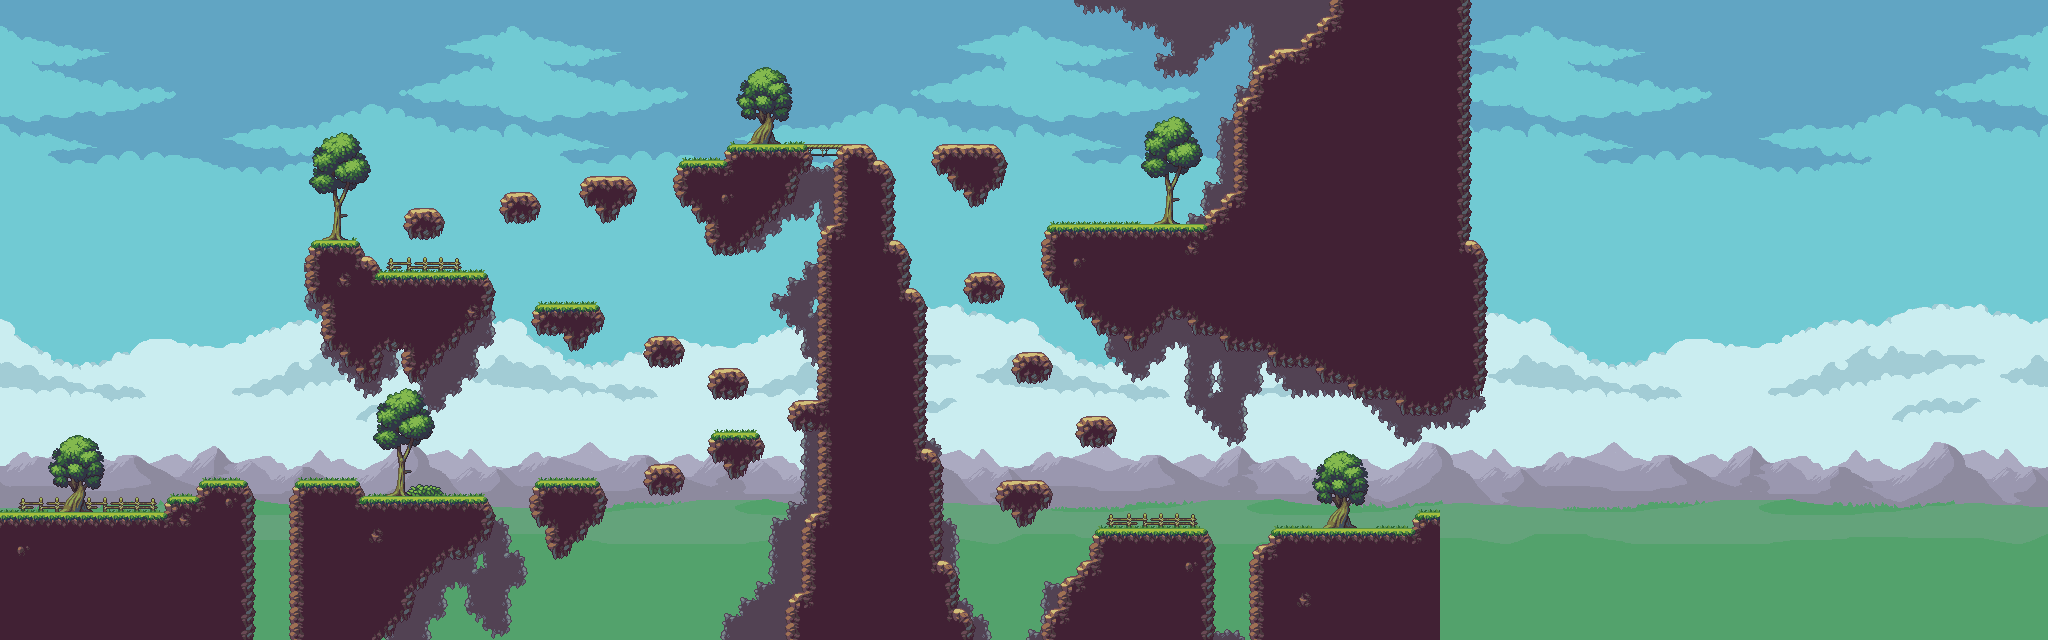

Rendered tile map (Tiled .tmx) drawn with the repository's tilesets; below, a short description and the map source with its tile grids summarised:
An orthogonal 128x40 tile map with 16x16 px tiles, 6 tile layers (Sky, Clouds, Mountains, Details, ...) and 99 objects.

<map version="1.2" tiledversion="1.2.4" orientation="orthogonal" renderorder="right-down" width="128" height="40" tilewidth="16" tileheight="16" infinite="0" nextlayerid="31" nextobjectid="164">
 <tileset firstgid="1" name="Tilesets" tilewidth="16" tileheight="16" tilecount="1664" columns="32">
  <image source="Tilesets.png" width="512" height="840" />
  <terraintypes>
   <terrain name="ground" tile="-1" />
   <terrain name="rock" tile="-1" />
  </terraintypes>
  <tile id="0" terrain=",,,0" />
  <tile id="1" terrain=",,0,0" />
  <tile id="2" terrain=",,0," />
  <tile id="4" terrain="0,0,0," />
  <tile id="5" terrain="0,0,,0" />
  <tile id="32" terrain=",0,,0" />
  <tile id="33" terrain="0,0,0,0" />
  <tile id="34" terrain="0,,0," />
  <tile id="64" terrain=",0,," />
  <tile id="65" terrain="0,0,," />
  <tile id="66" terrain="0,,," />
  <tile id="68" terrain="0,,0,0" />
  <tile id="69" terrain=",0,0,0" />
  <tile id="96" terrain=",,,1" />
  <tile id="97" terrain=",,1,1" />
  <tile id="98" terrain=",,1," />
  <tile id="99" terrain="1,1,1," />
  <tile id="100" terrain="1,1,,1" />
  <tile id="128" terrain=",1,,1" />
  <tile id="129" terrain="1,1,1,1" />
  <tile id="130" terrain="1,,1," />
  <tile id="131" terrain="1,,1,1" />
  <tile id="132" terrain=",1,1,1" />
  <tile id="160" terrain=",1,," />
  <tile id="161" terrain="1,1,," />
  <tile id="162" terrain="1,,," />
 </tileset>
 <layer id="22" name="Sky" width="128" height="40">
  <properties>
   <property name="collision" type="bool" value="false" />
   <property name="draw" type="bool" value="true" />
   <property name="speed" type="float" value="0.4" />
  </properties>
  <data>[5120 cells, 2944 non-empty, 640 distinct tile ids]</data>
 </layer>
 <layer id="23" name="Clouds" width="128" height="40">
  <properties>
   <property name="collision" type="bool" value="false" />
   <property name="draw" type="bool" value="true" />
   <property name="speed" type="float" value="0.65" />
  </properties>
  <data>[5120 cells, 1408 non-empty, 352 distinct tile ids]</data>
 </layer>
 <layer id="24" name="Mountains" width="128" height="40">
  <properties>
   <property name="collision" type="bool" value="false" />
   <property name="draw" type="bool" value="true" />
   <property name="speed" type="float" value="0.78" />
  </properties>
  <data>[5120 cells, 1664 non-empty, 256 distinct tile ids]</data>
 </layer>
 <layer id="25" name="Details" width="128" height="40">
  <properties>
   <property name="collision" type="bool" value="false" />
   <property name="draw" type="bool" value="true" />
   <property name="speed" type="float" value="1" />
  </properties>
  <data>[5120 cells, 539 non-empty, 24 distinct tile ids]</data>
 </layer>
 <layer id="26" name="Platforms" width="128" height="40">
  <properties>
   <property name="collision" type="bool" value="false" />
   <property name="draw" type="bool" value="true" />
   <property name="speed" type="float" value="1" />
  </properties>
  <data>[5120 cells, 1300 non-empty, 16 distinct tile ids]</data>
 </layer>
 <layer id="27" name="Bridges/Trees" width="128" height="40">
  <properties>
   <property name="collision" type="bool" value="false" />
   <property name="draw" type="bool" value="true" />
   <property name="speed " type="float" value="1" />
  </properties>
  <data>[5120 cells, 326 non-empty, 62 distinct tile ids]</data>
 </layer>
 <objectgroup color="#0055ff" id="29" name="Colliders">
  <object id="3" x="584.75" y="178.25" width="46.75" height="20" />
  <object id="4" x="1" y="512" width="250.94" height="127.091" />
  <object id="5" x="168.5" y="496.091" width="83.5" height="15.4091" />
  <object id="6" x="198.25" y="485.75" width="51.75" height="10.75" />
  <object id="8" x="201.424" y="480.023" width="44.9318" height="5.22727" />
  <object id="10" x="292.878" y="480.091" width="66.7576" height="16.5151" />
  <object id="12" x="292" y="495.667" width="196.5" height="44.3333" />
  <object id="13" x="533.89" y="480.394" width="65.9886" height="14.394" />
  <object id="20" x="710.833" y="432.583" width="47.75" height="11.75" />
  <object id="21" x="707.917" y="445.042" width="56.1667" height="12.9583" />
  <object id="22" x="724.583" y="458.458" width="22.125" height="18.3333" />
  <object id="25" x="799" y="400.625" width="17.3333" height="29.3333" />
  <object id="26" x="789.333" y="405.083" width="9" height="21.5" />
  <object id="33" x="536.333" y="304.667" width="61.3333" height="25.3333" />
  <object id="34" x="567.667" y="332" width="16.3333" height="14.3333" />
  <object id="40" x="405.875" y="211.875" width="35.7083" height="14.4583" />
  <object id="41" x="409.125" y="225" width="30.625" height="11.1667" />
  <object id="44" x="305.94" y="261" width="72.5758" height="10.8182" />
  <object id="47" x="310.05" y="240.151" width="49.0408" height="16.3333" />
  <object id="50" x="680.667" y="161" width="115.333" height="19.6667" />
  <object id="51" x="727.667" y="144" width="77" height="15.6667" />
  <object id="52" x="804.697" y="144.031" width="63.3031" height="12.3031" />
  <object id="53" x="676" y="180" width="33.3333" height="12.6667" />
  <object id="54" x="681.667" y="194.667" width="32.6667" height="9.33333" />
  <object id="55" x="694.667" y="207.667" width="24" height="12.6667" />
  <object id="56" x="707.333" y="224.333" width="30.6667" height="22" />
  <object id="58" x="871.333" y="160.606" width="17.6667" height="95.7273" />
  <object id="59" x="891" y="242.788" width="13.6667" height="62.2122" />
  <object id="60" x="907.333" y="289.545" width="14.3333" height="163.788" />
  <object id="61" x="923.333" y="449.788" width="15" height="120.878" />
  <object id="62" x="939.333" y="561.333" width="13.3333" height="60.3333" />
  <object id="63" x="953.833" y="608.667" width="16.1667" height="30.3333" />
  <object id="64" x="935.333" y="145" width="64.6667" height="15" />
  <object id="65" x="935.667" y="160.667" width="69" height="14.3333" />
  <object id="66" x="953" y="176" width="46.6667" height="11.6667" />
  <object id="70" x="1049" y="224" width="157" height="42" />
  <object id="71" x="1054.33" y="268.667" width="136.667" height="14" />
  <object id="72" x="1065" y="287.333" width="22.6667" height="11.6667" />
  <object id="73" x="1079.67" y="304.667" width="23.6667" height="10.3333" />
  <object id="74" x="1097.33" y="318.667" width="24.6667" height="12.3333" />
  <object id="75" x="1127.33" y="330.333" width="15" height="15.6667" />
  <object id="80" x="1001" y="483" width="45.6667" height="21" />
  <object id="81" x="1017.33" y="507.333" width="13.6667" height="15.6667" />
  <object id="82" x="1095.33" y="528.125" width="113" height="39.875" />
  <object id="83" x="1078.55" y="561.515" width="20.3333" height="18" />
  <object id="84" x="1057.33" y="591.667" width="26.6742" height="16.8788" />
  <object id="85" x="1043.09" y="617.826" width="23.5151" height="20.9318" />
  <object id="86" x="1253.66" y="548.667" width="32" height="91.3333" />
  <object id="88" x="1271.33" y="529.083" width="167.667" height="20.5833" />
  <object id="89" x="817.5" y="431" width="37" height="92" />
  </objectgroup>
 <objectgroup color="#ffff7f" id="30" name="Finish">
  <!-- 1 objects omitted --></objectgroup>
</map>
<!-- 49 of 99 objects omitted -->
